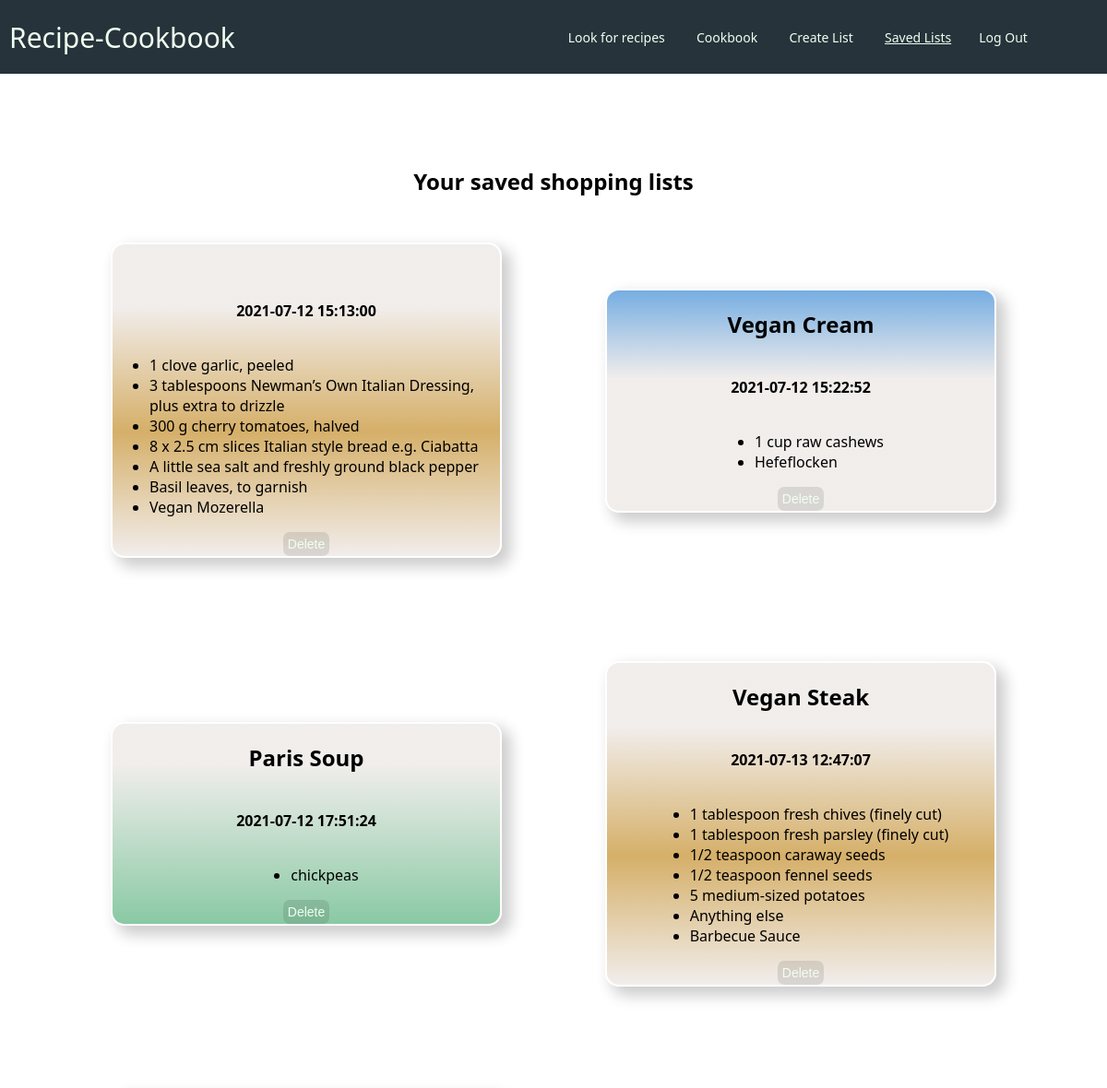
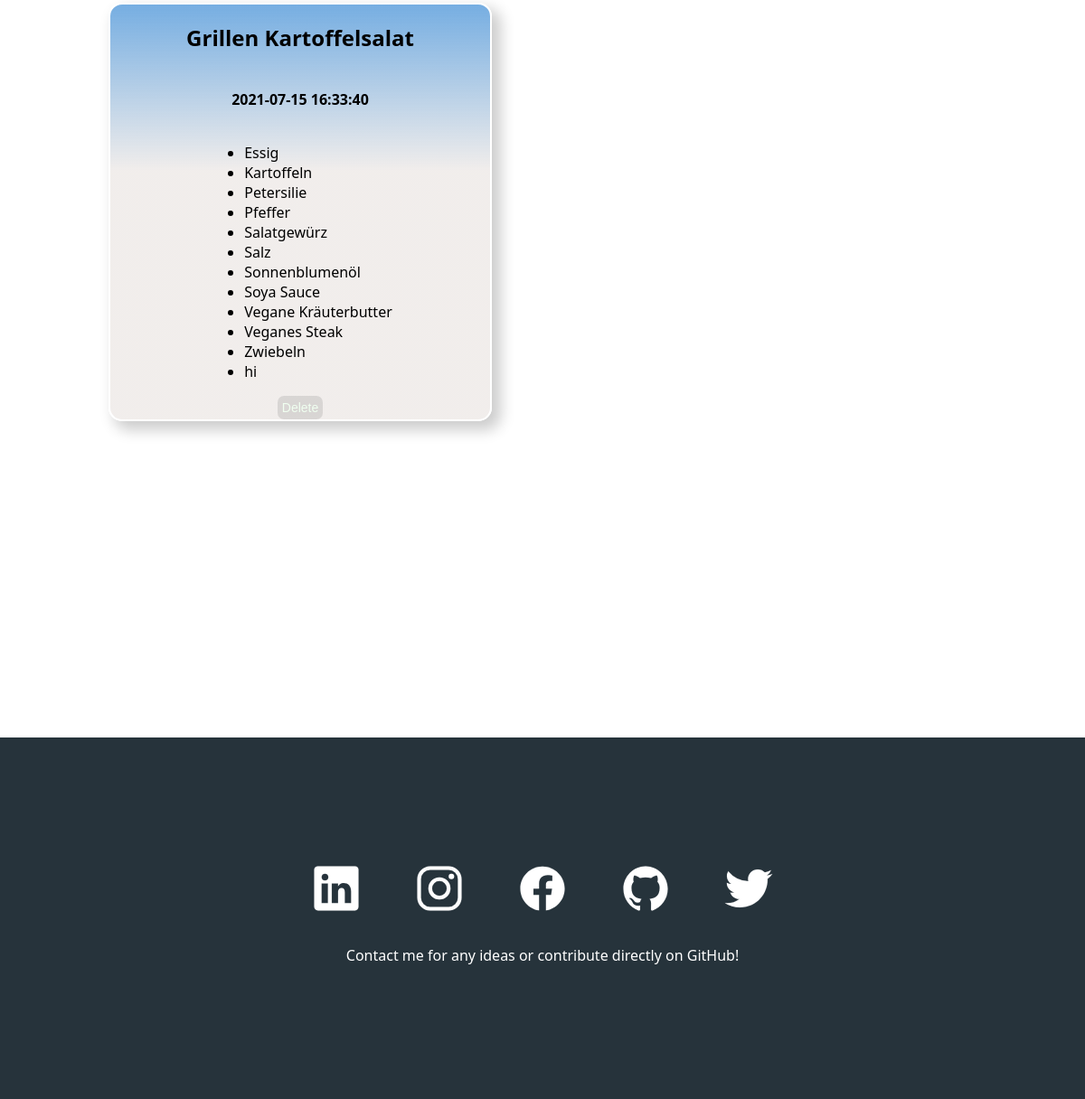
The page /views/savedLists (signed in) on the database its author committed (2 pictures, top to bottom).
### views2/models.py (models this page shows, shortened)
class ShopList(Base):
    __tablename__ = "shoplists"
    id = Column(Integer, primary_key=True)
    name = Column(String)
    date = Column(String)
    ingredients = relationship(
        "Ingredient", secondary=shoplist_ingredients, back_populates="shoplists"
    )
    users = relationship("User", secondary=users_shoplists, back_populates="shoplists")

class Ingredient(Base):
    __tablename__ = "ingredients"
    id = Column(Integer, primary_key=True)
    ingredient = Column(String, unique=True)
    measure = Column(String)
    other_info = Column(String)
    recipes = relationship(
        "Recipe", secondary=recipes_ingredients, back_populates="ingredients"
    )
    shoplists = relationship(
        "ShopList", secondary=shoplist_ingredients, back_populates="ingredients"
    )

### views2/views.py (the view, shortened to what this page needs)
@login_required
@views.route("/savedLists", methods=["GET", "POST"])
def shopList():
    if request.method == "GET":
        ingList_dicts = get_user_shoplists(session["user_id"])
        return render_template("savedLists.html", ingLists=ingList_dicts)

### views2/models.py (called while the page is built)
def get_user_shoplists(user_id):
    session = Session()
    user = session.query(User).filter(User.id == user_id).first()
    ingList = []
    for shoplist in user.shoplists:
        list_dict = {}
        list_dict["id"] = shoplist.id
        list_dict["name"] = shoplist.name
        list_dict["date"] = shoplist.date
        shop_ingList = []
        for ing in shoplist.ingredients:
            shop_ingList.append(ing.ingredient)
        list_dict["ingredients"] = shop_ingList
        ingList.append(list_dict)
    session.close()
    return ingList

### views2/templates/views2/savedLists.html (shortened to what this page needs)
{% extends "layout.html" %}
{% block main %}
<div class="main_all">
    <div class="main_header">
        <h2>
            Your saved shopping lists
        </h2>
    </div>
    <div class="wrapper shopping">
        {% for ingList in ingLists %}
        <div class="card shopping">
            <h2>
                {{ ingList["name"] }}
            </h2>
            <h4>
                {{ ingList["date"] }}
            </h4>
            <ul>
                {% for item in ingList["ingredients"] %}
                <li>
                    {{item}}
                </li>
                {% endfor %}
            </ul>
            <form class="delete_button" action="/views/delete_shoplist" method="POST">
                <button type="submit" value="{{ ingList['id'] }}" name="delete_shoplist"
                    class="btn noborder">Delete</button>
            </form>
        </div>
        {% endfor %}
    </div>
</div>
{% endblock %}

### views2/templates/views2/layout.html (shortened to what this page needs)
<!DOCTYPE html>
<html lang="en">
<head>
    <link href="{{ url_for('views.static', filename='styles.css') }}" type="text/css" rel="stylesheet">
</head>
<body>
    <nav class="navbar-container" id="navbar-container">
        <a class="navbar-icon" href="/"> <span class="red">Recipe-Cookbook</span></a>
        <div class="navbar-collapse" id="navbar">
            {% if session.user_id %}
            <div class="navbar-items logged">
                <a class="nav-item" id="views_look" href="/views/">Look for recipes</a>
                <a class="nav-item" id="views_ing" href="/views/ingredients">Cookbook</a>
                <a class="nav-item" id="views_shop" href="/views/shoplist">Create List</a>
                <a class="nav-item" id="views_saved" href="/views/savedLists">Saved Lists</a>
            </div>
            <div class="navbar-logout">
                <a class="nav-item" href="/auth/logout">Log Out</a>
            </div>
            {% else %}
            <div class="navbar-items notlogged">
                <a class="nav-item" id="views_register" href="/auth/register">Register</a>
                <a class="nav-item" id="views_login" href="/auth/login">Log In</a>
            </div>
            <span class="nav-item open" onclick="openNav()"><a>Open</a></span>
            {% endif %}
        </div>
    </nav>
    <main class="container p-5" id="mainblock">
        {% block main %}{% endblock %}
    </main>
    <footer class="small text-center text-muted" id="footer">
        <div class="logo-container">
            <a href="https://www.linkedin.com/in/scotti-scholter-marichal/" class="logos_a" target="_blank">
                <ion-icon class="logos" name="logo-linkedin"></ion-icon>
            </a>
            <a href="https://www.instagram.com/scotti.sc/?hl=en" class="logos_a" target="_blank">
                <ion-icon class="logos" name="logo-instagram"></ion-icon>
            </a>
            <a href="https://www.facebook.com/scotti.scholter/" class="logos_a" target="_blank">
                <ion-icon class="logos" name="logo-facebook"></ion-icon>
            </a>
            <a href="https://github.com/Scotti18" class="logos_a" target="_blank">
                <ion-icon class="logos" name="logo-github"></ion-icon>
            </a>
            <a href="#" class="logos_a" target="_blank">
                <ion-icon class="logos" name="logo-twitter" target="_blank"></ion-icon>
            </a>
        </div>
        <div class="main_header margin_10">
            Contact me for any ideas or contribute directly on GitHub!
        </div>
    </footer>
</body>
</html>

### views2/static/styles/styles.css (style rules this page uses)
* { box-sizing: border-box; }
html { scroll-behavior: smooth !important; min-height: 100%; position: relative; }
body { margin: 0; font-family: "Noto Sans", sans-serif; width: 100%; }
main { margin: 0; opacity: 1; }
.main_all { margin-top: 180px; }
a { text-decoration: none; }
footer { margin-top: 350px; display: flex; flex-direction: column; justify-content: center; align-items: center; color: white; }
.logo-container { display: flex; flex-wrap: wrap-reverse; justify-content: center; align-items: center; }
.logos { padding: 5px; margin: 5px 2vw; color: white; }
.navbar-container { background-color: rgb(0,0,0); background-color: #081720e0; z-index: 1; display: flex; justify-content: space-between; align-items: center; height: 80px; margin-bottom: 30px; position: fixed; top: 0; width: 100%; transition: all ease-in-out 0.25s; }
.navbar-collapse { display: flex; align-items: center; transition: 0.4s; }
.navbar-icon { font-size: 30px; padding-left: 10px; color: honeydew; }
.navbar-items, .navbar-logout { transition: 1s; cursor: pointer; }
.nav-item { font-size: 14px; margin-right: 10px; padding: 10px; border-radius: 10px; transition: 0.6s; color: honeydew; cursor: pointer; }
.underlined { text-decoration: underline; }
button { padding: 5px 6px; cursor: pointer; }
.btn { font-size: 14px; background-color: #081720e0; color: honeydew; border: 2px solid #dadada; border-radius: 7px; transition: all 0.5s ease-in-out; cursor: pointer; }
.noborder { font-size: 14px; border: none; background-color: rgba(0,0,0,0.1); padding: 5px; }
.wrapper { display: grid; grid-gap: 7rem; grid-template-columns: repeat(auto-fit, minmax(220px, 1fr)); align-items: center; width: 80%; margin: 0 auto; }
.card { display: flex; flex-direction: column; position: relative; justify-content: center; align-items: center; font-size: 14px; border: solid 2px black; border-radius: 15px; box-shadow: 0.5em 0.5em 1em .125em rgba(0,0,0,.2); background-color: rgba(3, 8, 20, 0.1); height: fit-content; width: auto; opacity: 0; transform: translateY(4em) rotateZ(-5deg); transition: transform 4s .25s cubic-bezier(0,1,.3,1), opacity .3s .25s ease-out; overflow: hidden; cursor: pointer; will-change: transform, opacity; background-size: cover; background-position: center; background-repeat: no-repeat; }
.main_header { text-align: center; }
.margin_10 { margin: 20px 10px; }
.wrapper.shopping { grid-template-columns: repeat(auto-fit, minmax(400px, 1fr)); margin-top: 50px; }
.card.shopping { font-size: 16px; background: linear-gradient(rgba(64, 142, 214, 0.719),rgba(240, 236, 234, 0.925) 40%); border: 2px solid white; cursor: auto; }
.card.shopping:nth-of-type(3n) { background: linear-gradient(rgba(240, 236, 234, 0.925) 20%,rgba(91, 180, 128, 0.719)); }
.card.shopping:nth-of-type(3n + 1) { background: linear-gradient(rgba(240, 236, 234, 0.925) 20%,rgba(197, 144, 46, 0.719), rgba(240, 236, 234, 0.925)); }
ion-icon { font-size: 56px; }
footer { height: 400px; width: 100%; background-color: #081720e0; }
.is-visible { opacity: 1; }
.rotate { transform: rotate(0); }

### rows shown on the page
ShopList: date "2021-07-12 15:13:00", {{ ingList['id'] }} 29 (drawn)
Ingredient: ingredient "1 clove garlic, peeled"
Ingredient: ingredient "3 tablespoons Newman’s Own Italian Dressing, plus extra to drizzle"
Ingredient: ingredient "300 g cherry tomatoes, halved"
Ingredient: ingredient "8 x 2.5 cm slices Italian style bread e.g. Ciabatta"
Ingredient: ingredient "A little sea salt and freshly ground black pepper"
Ingredient: ingredient "Basil leaves, to garnish"
Ingredient: ingredient "Vegan Mozerella"
ShopList: name "Vegan Cream", date "2021-07-12 15:22:52", {{ ingList['id'] }} 32 (drawn)
Ingredient: ingredient "1 cup raw cashews"
Ingredient: ingredient "Hefeflocken"
ShopList: name "Paris Soup", date "2021-07-12 17:51:24", {{ ingList['id'] }} 33 (drawn)
Ingredient: ingredient "chickpeas"
ShopList: name "Vegan Steak", date "2021-07-13 12:47:07", {{ ingList['id'] }} 34 (drawn)
Ingredient: ingredient "1 tablespoon fresh chives (finely cut)"
Ingredient: ingredient "1 tablespoon fresh parsley (finely cut)"
Ingredient: ingredient "1/2 teaspoon caraway seeds"
Ingredient: ingredient "1/2 teaspoon fennel seeds"
Ingredient: ingredient "5 medium-sized potatoes"
Ingredient: ingredient "Anything else"
Ingredient: ingredient "Barbecue Sauce"
ShopList: name "Grillen Kartoffelsalat", date "2021-07-15 16:33:40", {{ ingList['id'] }} 36 (drawn)
Ingredient: ingredient "Essig"
Ingredient: ingredient "Kartoffeln"
Ingredient: ingredient "Petersilie"
Ingredient: ingredient "Pfeffer"
Ingredient: ingredient "Salatgewürz"
Ingredient: ingredient "Salz"
Ingredient: ingredient "Sonnenblumenöl"
Ingredient: ingredient "Soya Sauce"
Ingredient: ingredient "Vegane Kräuterbutter"
Ingredient: ingredient "Veganes Steak"
Ingredient: ingredient "Zwiebeln"
Ingredient: ingredient "hi"
